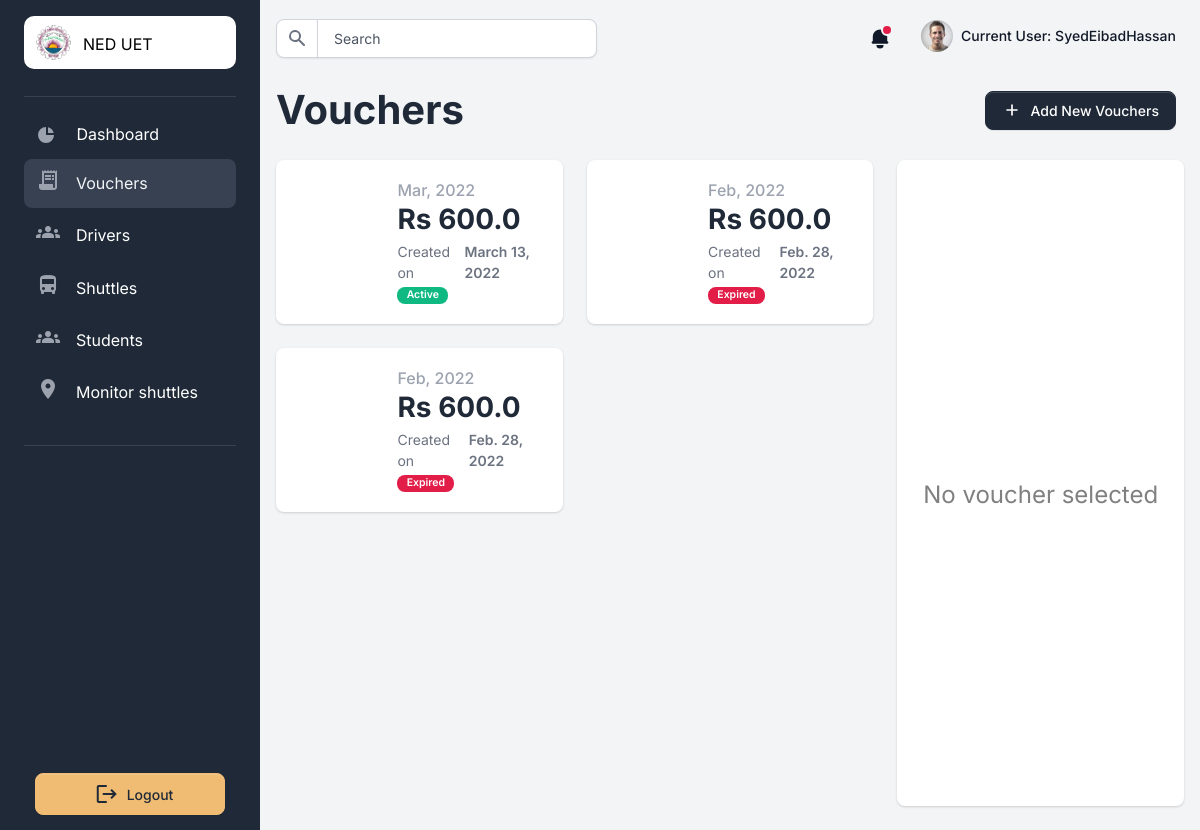
Page /vouchers/ (signed in) on the committed database.
### dashboard/models.py (models this page shows, shortened)
class UserInfo(models.Model):
    user = models.ForeignKey(User, on_delete=models.CASCADE)
    profile_picture = models.ImageField(upload_to="dp", null=True)
    status = models.ForeignKey(Status, on_delete=models.CASCADE)
    organization = models.ForeignKey(Organization, on_delete=models.CASCADE)
    added_at = models.DateTimeField(default=timezone.now)

class Organization(models.Model):
    name = models.CharField(max_length=255)
    type = models.CharField(max_length=15, default="organization")
    abbr = models.CharField(max_length=10, null=True)
    city = models.CharField(max_length=15)
    logo = models.ImageField(upload_to="logo")
    point_fee = models.FloatField(default=500)
    founded_in = models.DateField()
    added_by = models.ForeignKey(User, on_delete=models.CASCADE)
    added_at = models.DateTimeField(default=timezone.now)

class Voucher(models.Model):
    price = models.FloatField()
    code = models.CharField(max_length=255, null=True)
    month = models.IntegerField(default=1)
    year = models.IntegerField()
    qr_code_picture = models.ImageField(upload_to="qr", null=True)
    organization = models.ForeignKey(Organization, on_delete=models.CASCADE)
    created_by = models.ForeignKey(UserInfo, on_delete=models.CASCADE, null=True)
    created_at = models.DateTimeField(default=timezone.now)
    is_expired = models.BooleanField(default=False)
    def showDate(self):
        month = datetime.date(1900, self.month, 1).strftime("%b")
        return f"{month}, {self.year}"
    class Meta:
        ordering = ("-created_at",)

### vouchers/views.py (the view)
# urls.py: path("", view=views.vouchers, name="all"),
@login_required
def vouchers(request):
    user = getUser(request.user)
    is_already_created = isVoucherAlreadyCreated(user)
    my_datetime = timezone.now().strftime("%B, %Y")
    context = {
        "page": "vouchers",
        "timestamp": my_datetime,
        "is_voucher_created": is_already_created,
        "all_vouchers": getAllVouchers(user.organization),
    }
    return render(request, "home/vouchers/vouchers.html", context)

### dashboard/processors.py (called while the page is built)
def current_user(request):
    user = getUser(request.user) if request.user.is_authenticated else None
    return { 'myuser': user}

### dashboard/supporting_func.py (called while the page is built)
def getUser(user):
    user_info_query = UserInfo.objects.filter(user=user)
    if user_info_query.exists():
        user_info_object = user_info_query[0]
        return user_info_object
    return None

def isVoucherAlreadyCreated(user):
    current_date = timezone.now()
    print(current_date.month, current_date.year)
    check_voucher_query = Voucher.objects.filter(
        organization=user.organization,
        month=current_date.month,
        year=current_date.year
    ).order_by("-created_at")
    print(check_voucher_query)
    if check_voucher_query.exists():
        return check_voucher_query[0]
    else:
        return False

### vouchers/views.py (called while the page is built)
def getAllVouchers(organization):
    return Voucher.objects.filter(organization=organization)

### templates/home/vouchers/vouchers.html (shortened to what this page needs)
{% extends "layouts/base.html" %}
{% load static %}
{% block content %}
<div class="row mb-2 mt-4">
    <div class="col-sm-8 d-flex align-items-center">
        <h1 class="fw-extrabold mb-0">Vouchers</h1>
    </div>
    <div class="col-sm-4 d-flex justify-content-end align-items-center">
        {% if not is_voucher_created %}
        <a href="{% url 'vouchers:create-voucher' %}">
            <button style="height: fit-content;"
                class="btn btn-gray-800 d-inline-flex align-items-center me-2 dropdown-toggle">
                <svg class="icon icon-xs me-2" fill="none" stroke="currentColor" viewBox="0 0 24 24"
                    xmlns="http://www.w3.org/2000/svg">
                    <path stroke-linecap="round" stroke-linejoin="round" stroke-width="2"
                        d="M12 6v6m0 0v6m0-6h6m-6 0H6"></path>
                </svg>
                Add New Vouchers
            </button>
        </a>
        {% endif %}
    </div>
</div>
<div class="row mt-4">
    <div class="col-sm-8">
        <div class="row">
            {% for voucher in all_vouchers %}
            <div class="col-12 col-sm-6 col-xl-6 mb-4">
                <div class="card border-0 shadow">
                    <div class="card-body">
                        <div class="row d-block d-xl-flex align-items-center">
                            <div
                                class="col-12 col-xl-5 text-xl-center mb-3 mb-xl-0 d-flex align-items-center justify-content-xl-center">
                                <div class="p-2">
                                </div>
                            </div>
                            <div class="col-12 col-xl-7 px-xl-0">
                                <div class="d-none d-sm-block">
                                    <h2 class="h6 text-gray-400 mb-0">{{ voucher.showDate }}</h2>
                                    <h3 class="fw-extrabold mb-1">Rs {{ voucher.price }}</h3>
                                </div>
                                <small class="d-flex align-items-center text-gray-500">
                                    Created on &nbsp; <b>{{ voucher.created_at.date }}</b>
                                </small>
                                <div class="small d-flex mt-1">
                                    {% if voucher.is_expired %}
                                    <span class="badge badge-pill badge-secondary bg-danger">Expired</span>
                                    {% else %}
                                    <span class="badge badge-pill badge-secondary bg-success">Active</span>
                                    {% endif %}
                                </div>
                            </div>
                        </div>
                    </div>
                </div>
            </div>
            {% endfor %}
        </div>
    </div>
    <div class="col-sm-4 pb-4">
        <div class="card border-0 shadow">
            {% if single_voucher %}
            <div class="card-header d-flex flex-row align-items-center flex-0 border-bottom">
                <div class="d-block">
                    <div class="h6 fw-normal text-gray mb-2">Voucher summary</div>
                    {% if single_voucher.is_expired %}
                    <span class="badge badge-pill badge-danger bg-danger mb-0">Expired</span>
                    {% else %}
                    <span class="badge badge-pill badge-secondary bg-success mb-0">Active</span>
                    {% endif %}
                </div>
                <div class="d-block ms-auto">
                    <h2 class="h2 fw-extrabold">Rs {{ single_voucher.price }}</h2>
                </div>
            </div>
            <div class="card-body p-2">
                <div>
                    <div class="p-4 py-0 pt-4">
                        <div class="card text-center">
                            <div class="card-body p-3">
                                <h4 class="card-title my-0">{{ single_voucher.dateDict.MONTH }},
                                    {{ single_voucher.year }}</h4>
                            </div>
                        </div>
                    </div>
                    {% if not single_voucher.is_expired %}
                    <div class="px-4 mt-4">
                        <button
                            style="width: 100%;"
                            data-bs-toggle="modal" data-bs-target="#exampleModal"
                            class="btn btn-primary btn-lg d-flex align-items-center justify-content-center">
                            <span class="material-icons mx-2">
                                download
                            </span>
                            <span>Download PDF</span>
                        </button>
                    </div>
                    {% endif %}
                    <img src="media/{{ single_voucher.qr_code_picture }}" alt="">
                    <div class="px-4">
                        <a href="{% url 'dashboard:transactions' single_voucher.id %}" type="button" name="" id="" class="mb-4 btn w-100 btn-secondary btn-lg btn-block">
                            See details
                        </a>
                    </div>
                </div>
            </div>
            {% else %}
            <div class="card-body p-2">
                <div class="row" style="height: 630px;">
                    <div class="col-sm-12 py-5 my-5 d-flex align-items-center justify-content-center">
                        <div class="text-center">
                            <div class="h4 fw-normal text-gray my-4" style="color: grey;">No voucher selected</div>
                        </div>
                    </div>
                </div>
            </div>
            {% endif %}
        </div>
    </div>
</div>
{% endblock content %}

### templates/layouts/base.html (shortened to what this page needs)
{% load static %}
<!DOCTYPE html>
<html lang="en">
<head>
<link type="text/css" href="/static/assets/vendor/sweetalert2/dist/sweetalert2.min.css" rel="stylesheet">
<link type="text/css" href="/static/assets/vendor/notyf/notyf.min.css" rel="stylesheet">
<link type="text/css" href="/static/assets/css/volt.css" rel="stylesheet">
</head>
<body>
    {% include 'includes/sidebar.html' %}
    <main class="content">
      {% include 'includes/navigation.html' %}
      {% block content %}{% endblock content %}
    </main>
</body>
</html>

### templates/includes/sidebar.html (shortened to what this page needs)
        <nav id="sidebarMenu" class="sidebar d-lg-block bg-gray-800 text-white collapse" data-simplebar>
          <div class="sidebar-inner px-4 pt-3">
            <ul class="nav flex-column pt-3 pt-md-0 ">
              <li class="nav-item bg-white" style="border-radius: 10px">
                <a href="/" class="nav-link d-flex align-items-center">
                  <span class="sidebar-icon">
                    <img src="media/{{ myuser.organization.logo }}" style="background-color: white; border-radius: 100%;" height="35" width="35" alt="Volt Logo">
                  </span>
                  <span class="mt-1 ms-1 sidebar-text" style="color: black;">{{ myuser.organization.abbr }}</span>
                </a>
              </li>
              <li role="separator" class="dropdown-divider mt-4 mb-3 border-gray-700"></li>
              <li class="nav-item {% if page == 'dashboard' %} active {% endif %}">
                <a href="/" class="nav-link">
                  <span class="sidebar-icon">
                    <svg class="icon icon-xs me-2" fill="currentColor" viewBox="0 0 20 20" xmlns="http://www.w3.org/2000/svg"><path d="M2 10a8 8 0 018-8v8h8a8 8 0 11-16 0z"></path><path d="M12 2.252A8.014 8.014 0 0117.748 8H12V2.252z"></path></svg>
                  </span>
                  <span class="sidebar-text">Dashboard</span>
                </a>
              </li>
              <li class="nav-item {% if page == 'vouchers' %} active {% endif %}">
                <a href="{% url 'vouchers:all' %}" class="nav-link d-flex align-items-center">
                  <span class="sidebar-icon my-0 py-0">
                    <span class="material-icons my-0 py-0">
                    </span>
                  </span>
                  <span class="sidebar-text mx-2">Vouchers</span>
                </a>
              </li>
              <li class="nav-item {% if page == 'drivers' %} active {% endif %}">
                <a href="{% url 'drivers:all' %}" class="nav-link d-flex align-items-center">
                  <span class="sidebar-icon my-0 py-0">
                    <span class="material-icons my-0 py-0">
                    </span>
                  </span>
                  <span class="sidebar-text mx-2">Drivers</span>
                </a>
              </li>
              <li class="nav-item {% if page == 'shuttles' %} active {% endif %}">
                <a href="{% url 'shuttles:all' %}" class="nav-link d-flex align-items-center">
                  <span class="sidebar-icon my-0 py-0">
                    <span class="material-icons my-0 py-0">
                    </span>
                  </span>
                  <span class="sidebar-text mx-2">Shuttles</span>
                </a>
              </li>
              <li class="nav-item {% if page == 'students' %} active {% endif %}">
                <a href="{% url 'students:all' %}" class="nav-link  d-flex align-items-center">
                  <span class="sidebar-icon">
                    <span class="sidebar-icon my-0 py-0">
                      <span class="material-icons my-0 py-0">
                      </span>
                    </span>
                  </span>
                  <span class="sidebar-text">Students</span>
                </a>
              </li>
                  <li class="nav-item {% if page == 'monitor' %} active {% endif %}">
                    <a href="{% url 'maps:index' %}" class="nav-link  d-flex align-items-center">
                      <span class="sidebar-icon">
                        <span class="sidebar-icon my-0 py-0">
                          <span class="material-icons my-0 py-0">
                          </span>
                        </span>
                      </span>
                      <span class="sidebar-text">Monitor shuttles</span>
                    </a>
                  </li>
              <li role="separator" class="dropdown-divider mt-4 mb-3 border-gray-700"></li>
              <li class="nav-item">
                <a target="_blank"
                   href="{% url 'authentication:logout' %}"
                   onclick="return confirm('Are you sure you want to logout?')"
                  class="btn btn-secondary d-flex align-items-center justify-content-center btn-upgrade-pro">
                  <span class="material-icons mx-2">
                  </span>
                  <span>Logout</span>
                </a>
              </li>
            </ul>
          </div>
        </nav>

### templates/includes/navigation.html (shortened to what this page needs)
<nav class="navbar navbar-top navbar-expand navbar-dashboard navbar-dark ps-0 pe-2 pb-0">
              <div class="container-fluid px-0">
                <div class="d-flex justify-content-between w-100" id="navbarSupportedContent">
                  <div class="d-flex align-items-center">
                    <form class="navbar-search form-inline" id="navbar-search-main">
                      <div class="input-group input-group-merge search-bar">
                          <span class="input-group-text" id="topbar-addon">
                          </span>
                          <input type="text" class="form-control" id="topbarInputIconLeft" placeholder="Search" aria-label="Search" aria-describedby="topbar-addon">
                      </div>
                    </form>
                  </div>
                  <ul class="navbar-nav align-items-center">
                    <li class="nav-item dropdown">
                      <a class="nav-link text-dark notification-bell unread dropdown-toggle" data-unread-notifications="true" href="#" role="button" data-bs-toggle="dropdown" data-bs-display="static" aria-expanded="false">
                        <svg class="icon icon-sm text-gray-900" fill="currentColor" viewBox="0 0 20 20" xmlns="http://www.w3.org/2000/svg"><path d="M10 2a6 6 0 00-6 6v3.586l-.707.707A1 1 0 004 14h12a1 1 0 00.707-1.707L16 11.586V8a6 6 0 00-6-6zM10 18a3 3 0 01-3-3h6a3 3 0 01-3 3z"></path></svg>
                      </a>
                    </li>
                    <li class="nav-item dropdown ms-lg-3">
                      <a class="nav-link dropdown-toggle pt-1 px-0" href="#" role="button" data-bs-toggle="dropdown" aria-expanded="false">
                        <div class="media d-flex align-items-center">
                          <img class="avatar rounded-circle" alt="Image placeholder" src="media/{{ myuser.profile_picture }}">
                          <div class="media-body ms-2 text-dark align-items-center d-none d-lg-block">
                            <span class="mb-0 font-small fw-bold text-gray-900">
                              Current User: <strong>{{ request.user.username }}</strong>
                            </span>
                          </div>
                        </div>
                      </a>
                    </li>
                  </ul>
                </div>
              </div>
            </nav>

### templates/includes/scripts.html (shortened to what this page needs)
{% load static %}

### rows in the picture
UserInfo: organization.logo (picture), organization.abbr "NED UET", profile_picture (picture)
Voucher: showDate "Mar, 2022", price "600.0", created_at "March 13, 2022", is_expired "Active"
Voucher: showDate "Feb, 2022", price "600.0", created_at "Feb. 28, 2022", is_expired "Expired"
Voucher: showDate "Feb, 2022", price "600.0", created_at "Feb. 28, 2022", is_expired "Expired"

### other values in the picture
{{ request.user.username }} "SyedEibadHassan"
